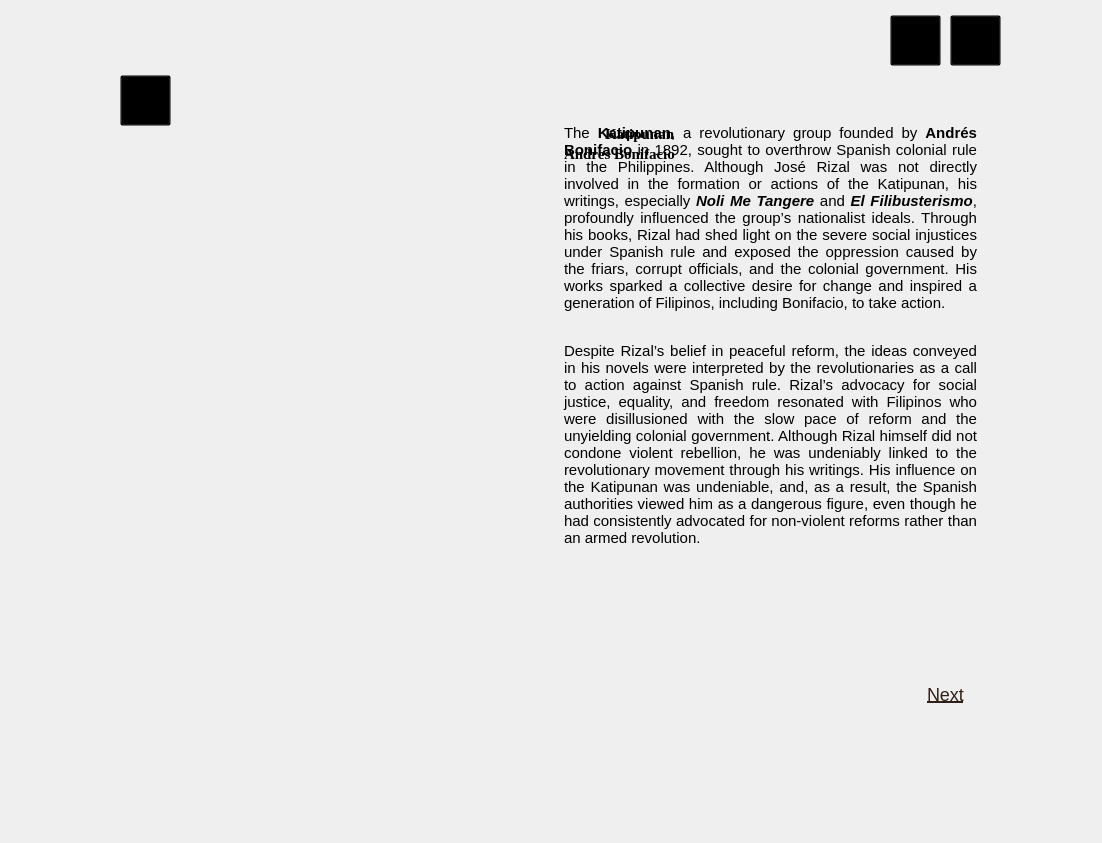
<?xml version="1.0" encoding="UTF-8"?>
<ui version="4.0">
 <class>chapter2page</class>
 <widget class="QMainWindow" name="chapter2page">
  <property name="geometry">
   <rect>
    <x>0</x>
    <y>0</y>
    <width>1102</width>
    <height>843</height>
   </rect>
  </property>
  <property name="minimumSize">
   <size>
    <width>1102</width>
    <height>843</height>
   </size>
  </property>
  <property name="maximumSize">
   <size>
    <width>1102</width>
    <height>843</height>
   </size>
  </property>
  <property name="windowTitle">
   <string>MainWindow</string>
  </property>
  <widget class="QWidget" name="centralwidget">
   <widget class="QLabel" name="bg">
    <property name="geometry">
     <rect>
      <x>0</x>
      <y>0</y>
      <width>1102</width>
      <height>843</height>
     </rect>
    </property>
    <property name="minimumSize">
     <size>
      <width>1102</width>
      <height>843</height>
     </size>
    </property>
    <property name="maximumSize">
     <size>
      <width>1102</width>
      <height>843</height>
     </size>
    </property>
    <property name="text">
     <string/>
    </property>
    <property name="pixmap">
     <pixmap>../reso/bg.png</pixmap>
    </property>
    <property name="scaledContents">
     <bool>true</bool>
    </property>
   </widget>
   <widget class="QLabel" name="chapter2logo">
    <property name="geometry">
     <rect>
      <x>120</x>
      <y>300</y>
      <width>411</width>
      <height>171</height>
     </rect>
    </property>
    <property name="text">
     <string/>
    </property>
    <property name="pixmap">
     <pixmap>../reso/chapter5logo.png</pixmap>
    </property>
    <property name="scaledContents">
     <bool>true</bool>
    </property>
   </widget>
   <widget class="QTextEdit" name="earlyeduc1">
    <property name="enabled">
     <bool>false</bool>
    </property>
    <property name="geometry">
     <rect>
      <x>560</x>
      <y>120</y>
      <width>421</width>
      <height>581</height>
     </rect>
    </property>
    <property name="styleSheet">
     <string notr="true">
    QTextEdit {
        background: transparent;
        font-family: &quot;Times New Roman&quot;;
        font-size: 10pt;
        border: none;
    }
</string>
    </property>
    <property name="html">
     <string>&lt;!DOCTYPE HTML PUBLIC &quot;-//W3C//DTD HTML 4.0//EN&quot; &quot;http://www.w3.org/TR/REC-html40/strict.dtd&quot;&gt;
&lt;html&gt;&lt;head&gt;&lt;meta name=&quot;qrichtext&quot; content=&quot;1&quot; /&gt;&lt;style type=&quot;text/css&quot;&gt;
p, li { white-space: pre-wrap; }
&lt;/style&gt;&lt;/head&gt;&lt;body style=&quot; font-family:'Times New Roman'; font-size:10pt; font-weight:400; font-style:normal;&quot;&gt;
&lt;p align=&quot;justify&quot; style=&quot; margin-top:0px; margin-bottom:0px; margin-left:0px; margin-right:0px; -qt-block-indent:0; text-indent:0px;&quot;&gt;&lt;span style=&quot; font-size:11pt; color:#000000;&quot;&gt;The &lt;/span&gt;&lt;span style=&quot; font-size:11pt; font-weight:600; color:#000000;&quot;&gt;Katipunan&lt;/span&gt;&lt;span style=&quot; font-size:11pt; color:#000000;&quot;&gt;, a revolutionary group founded by &lt;/span&gt;&lt;span style=&quot; font-size:11pt; font-weight:600; color:#000000;&quot;&gt;Andrés Bonifacio&lt;/span&gt;&lt;span style=&quot; font-size:11pt; color:#000000;&quot;&gt; in 1892, sought to overthrow Spanish colonial rule in the Philippines. Although José Rizal was not directly involved in the formation or actions of the Katipunan, his writings, especially &lt;/span&gt;&lt;span style=&quot; font-size:11pt; font-weight:600; font-style:italic; color:#000000;&quot;&gt;Noli Me Tangere&lt;/span&gt;&lt;span style=&quot; font-size:11pt; color:#000000;&quot;&gt; and &lt;/span&gt;&lt;span style=&quot; font-size:11pt; font-weight:600; font-style:italic; color:#000000;&quot;&gt;El Filibusterismo&lt;/span&gt;&lt;span style=&quot; font-size:11pt; color:#000000;&quot;&gt;, profoundly influenced the group’s nationalist ideals. Through his books, Rizal had shed light on the severe social injustices under Spanish rule and exposed the oppression caused by the friars, corrupt officials, and the colonial government. His works sparked a collective desire for change and inspired a generation of Filipinos, including Bonifacio, to take action.    &lt;/span&gt;&lt;/p&gt;
&lt;p align=&quot;justify&quot; style=&quot;-qt-paragraph-type:empty; margin-top:0px; margin-bottom:0px; margin-left:0px; margin-right:0px; -qt-block-indent:0; text-indent:0px; font-size:11pt; color:#000000;&quot;&gt;&lt;br /&gt;&lt;/p&gt;
&lt;p align=&quot;justify&quot; style=&quot; margin-top:12px; margin-bottom:12px; margin-left:0px; margin-right:0px; -qt-block-indent:0; text-indent:0px;&quot;&gt;&lt;span style=&quot; font-size:11pt; color:#000000;&quot;&gt;Despite Rizal’s belief in peaceful reform, the ideas conveyed in his novels were interpreted by the revolutionaries as a call to action against Spanish rule. Rizal’s advocacy for social justice, equality, and freedom resonated with Filipinos who were disillusioned with the slow pace of reform and the unyielding colonial government. Although Rizal himself did not condone violent rebellion, he was undeniably linked to the revolutionary movement through his writings. His influence on the Katipunan was undeniable, and, as a result, the Spanish authorities viewed him as a dangerous figure, even though he had consistently advocated for non-violent reforms rather than an armed revolution.  &lt;/span&gt;&lt;/p&gt;&lt;/body&gt;&lt;/html&gt;</string>
    </property>
   </widget>
   <widget class="QPushButton" name="nextbutton">
    <property name="geometry">
     <rect>
      <x>920</x>
      <y>680</y>
      <width>51</width>
      <height>28</height>
     </rect>
    </property>
    <property name="styleSheet">
     <string notr="true">QPushButton {
    background-color: transparent;
    border: none;
    color: #2f2018;       /* Default font color */
    font-size: 18px;
    font-family: &quot;Times New Roman&quot;;
    text-decoration: underline;
}

QPushButton:hover {
    color: red;           /* Red color on hover */
}

QPushButton:pressed {
    color: #800000;       /* Darker red when pressed */
}</string>
    </property>
    <property name="text">
     <string>Next</string>
    </property>
   </widget>
   <widget class="QPushButton" name="exitbutton">
    <property name="geometry">
     <rect>
      <x>950</x>
      <y>15</y>
      <width>51</width>
      <height>51</height>
     </rect>
    </property>
    <property name="styleSheet">
     <string notr="true">QPushButton {
    background-color: transparent;
}</string>
    </property>
    <property name="text">
     <string/>
    </property>
   </widget>
   <widget class="QPushButton" name="volumebutton">
    <property name="geometry">
     <rect>
      <x>890</x>
      <y>15</y>
      <width>51</width>
      <height>51</height>
     </rect>
    </property>
    <property name="styleSheet">
     <string notr="true">QPushButton {
    background-color: transparent;
}</string>
    </property>
    <property name="text">
     <string/>
    </property>
   </widget>
   <widget class="QPushButton" name="bmbutton">
    <property name="geometry">
     <rect>
      <x>120</x>
      <y>75</y>
      <width>51</width>
      <height>51</height>
     </rect>
    </property>
    <property name="styleSheet">
     <string notr="true">QPushButton {
    background-color: transparent;
}</string>
    </property>
    <property name="text">
     <string/>
    </property>
   </widget>
   <widget class="QLabel" name="katipunan">
    <property name="geometry">
     <rect>
      <x>605</x>
      <y>118</y>
      <width>91</width>
      <height>31</height>
     </rect>
    </property>
    <property name="font">
     <font>
      <family>Times New Roman</family>
      <pointsize>11</pointsize>
      <weight>75</weight>
      <bold>true</bold>
     </font>
    </property>
    <property name="text">
     <string>Katipunan</string>
    </property>
   </widget>
   <widget class="QLabel" name="andres">
    <property name="geometry">
     <rect>
      <x>564</x>
      <y>138</y>
      <width>131</width>
      <height>31</height>
     </rect>
    </property>
    <property name="font">
     <font>
      <family>Times New Roman</family>
      <pointsize>11</pointsize>
      <weight>75</weight>
      <bold>true</bold>
     </font>
    </property>
    <property name="text">
     <string>Andres Bonifacio</string>
    </property>
   </widget>
  </widget>
 </widget>
 <resources/>
 <connections/>
</ui>
